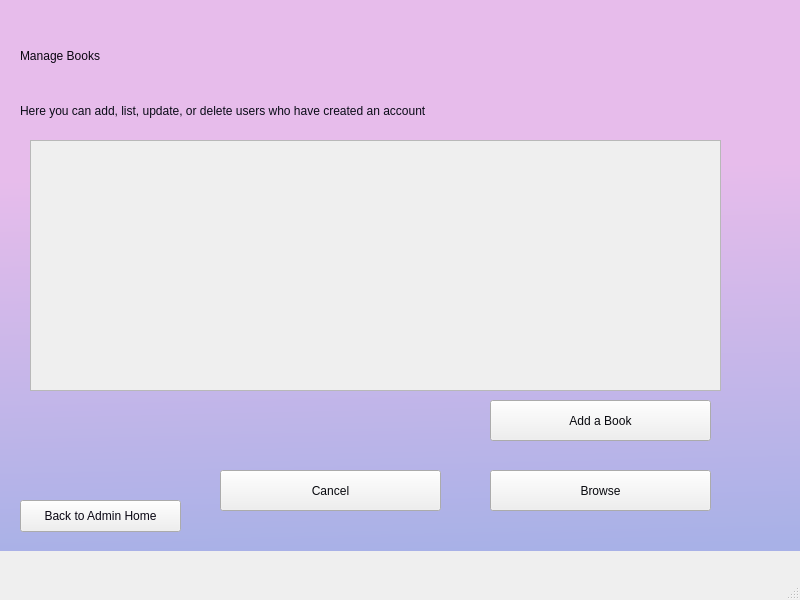
<?xml version="1.0" encoding="UTF-8"?>
<ui version="4.0">
 <class>MainWindow</class>
 <widget class="QMainWindow" name="MainWindow">
  <property name="geometry">
   <rect>
    <x>0</x>
    <y>0</y>
    <width>800</width>
    <height>600</height>
   </rect>
  </property>
  <property name="windowTitle">
   <string>MainWindow</string>
  </property>
  <widget class="QWidget" name="centralwidget">
   <widget class="QWidget" name="backgroundWid" native="true">
    <property name="geometry">
     <rect>
      <x>0</x>
      <y>0</y>
      <width>801</width>
      <height>551</height>
     </rect>
    </property>
    <property name="styleSheet">
     <string notr="true">QWidget#backgroundWid{
background-color:qlineargradient(spread:pad, x1:0.526892, y1:1, x2:0.493, y2:0, stop:0 rgba(168, 177, 231, 255), stop:0.689655 rgba(231, 188, 235, 255))}
</string>
    </property>
    <widget class="QLabel" name="label">
     <property name="geometry">
      <rect>
       <x>20</x>
       <y>20</y>
       <width>351</width>
       <height>71</height>
      </rect>
     </property>
     <property name="styleSheet">
      <string notr="true">font: 48pt &quot;Avenir Next&quot;;color: rgb(255, 255, 255);
color: rgb(10, 6, 17);</string>
     </property>
     <property name="text">
      <string>Manage Books</string>
     </property>
    </widget>
    <widget class="QLabel" name="label_2">
     <property name="geometry">
      <rect>
       <x>20</x>
       <y>90</y>
       <width>711</width>
       <height>41</height>
      </rect>
     </property>
     <property name="styleSheet">
      <string notr="true">color:rgb(10, 12, 23);
font: 23pt &quot;Hoefler Text&quot;;</string>
     </property>
     <property name="text">
      <string>Here you can add, list, update, or delete users who have created an account</string>
     </property>
    </widget>
    <widget class="QPushButton" name="add_book_btn">
     <property name="geometry">
      <rect>
       <x>490</x>
       <y>400</y>
       <width>221</width>
       <height>41</height>
      </rect>
     </property>
     <property name="styleSheet">
      <string notr="true">color: rgb(8, 9, 14);
font: 24pt &quot;Georgia&quot;;</string>
     </property>
     <property name="text">
      <string>Add a Book</string>
     </property>
    </widget>
    <widget class="QPushButton" name="backButton">
     <property name="geometry">
      <rect>
       <x>20</x>
       <y>500</y>
       <width>161</width>
       <height>32</height>
      </rect>
     </property>
     <property name="styleSheet">
      <string notr="true">color:rgb(9, 6, 18)</string>
     </property>
     <property name="text">
      <string>Back to Admin Home</string>
     </property>
    </widget>
    <widget class="QPushButton" name="cancel_btn">
     <property name="geometry">
      <rect>
       <x>220</x>
       <y>470</y>
       <width>221</width>
       <height>41</height>
      </rect>
     </property>
     <property name="styleSheet">
      <string notr="true">color: rgb(8, 9, 14);
font: 24pt &quot;Georgia&quot;;</string>
     </property>
     <property name="text">
      <string>Cancel</string>
     </property>
    </widget>
    <widget class="QPushButton" name="browse_btn">
     <property name="geometry">
      <rect>
       <x>490</x>
       <y>470</y>
       <width>221</width>
       <height>41</height>
      </rect>
     </property>
     <property name="styleSheet">
      <string notr="true">color: rgb(8, 9, 14);
font: 24pt &quot;Georgia&quot;;</string>
     </property>
     <property name="text">
      <string>Browse</string>
     </property>
    </widget>
    <widget class="QScrollArea" name="scrollArea">
     <property name="geometry">
      <rect>
       <x>30</x>
       <y>140</y>
       <width>691</width>
       <height>251</height>
      </rect>
     </property>
     <property name="widgetResizable">
      <bool>true</bool>
     </property>
     <widget class="QWidget" name="scrollAreaWidgetContents">
      <property name="geometry">
       <rect>
        <x>0</x>
        <y>0</y>
        <width>689</width>
        <height>249</height>
       </rect>
      </property>
      <widget class="QWidget" name="horizontalLayoutWidget">
       <property name="geometry">
        <rect>
         <x>10</x>
         <y>10</y>
         <width>671</width>
         <height>231</height>
        </rect>
       </property>
       <layout class="QHBoxLayout" name="layout_books"/>
      </widget>
     </widget>
    </widget>
   </widget>
  </widget>
  <widget class="QMenuBar" name="menubar">
   <property name="geometry">
    <rect>
     <x>0</x>
     <y>0</y>
     <width>800</width>
     <height>22</height>
    </rect>
   </property>
  </widget>
  <widget class="QStatusBar" name="statusbar"/>
 </widget>
 <tabstops>
  <tabstop>browse_btn</tabstop>
  <tabstop>add_book_btn</tabstop>
  <tabstop>cancel_btn</tabstop>
  <tabstop>backButton</tabstop>
 </tabstops>
 <resources/>
 <connections/>
</ui>
